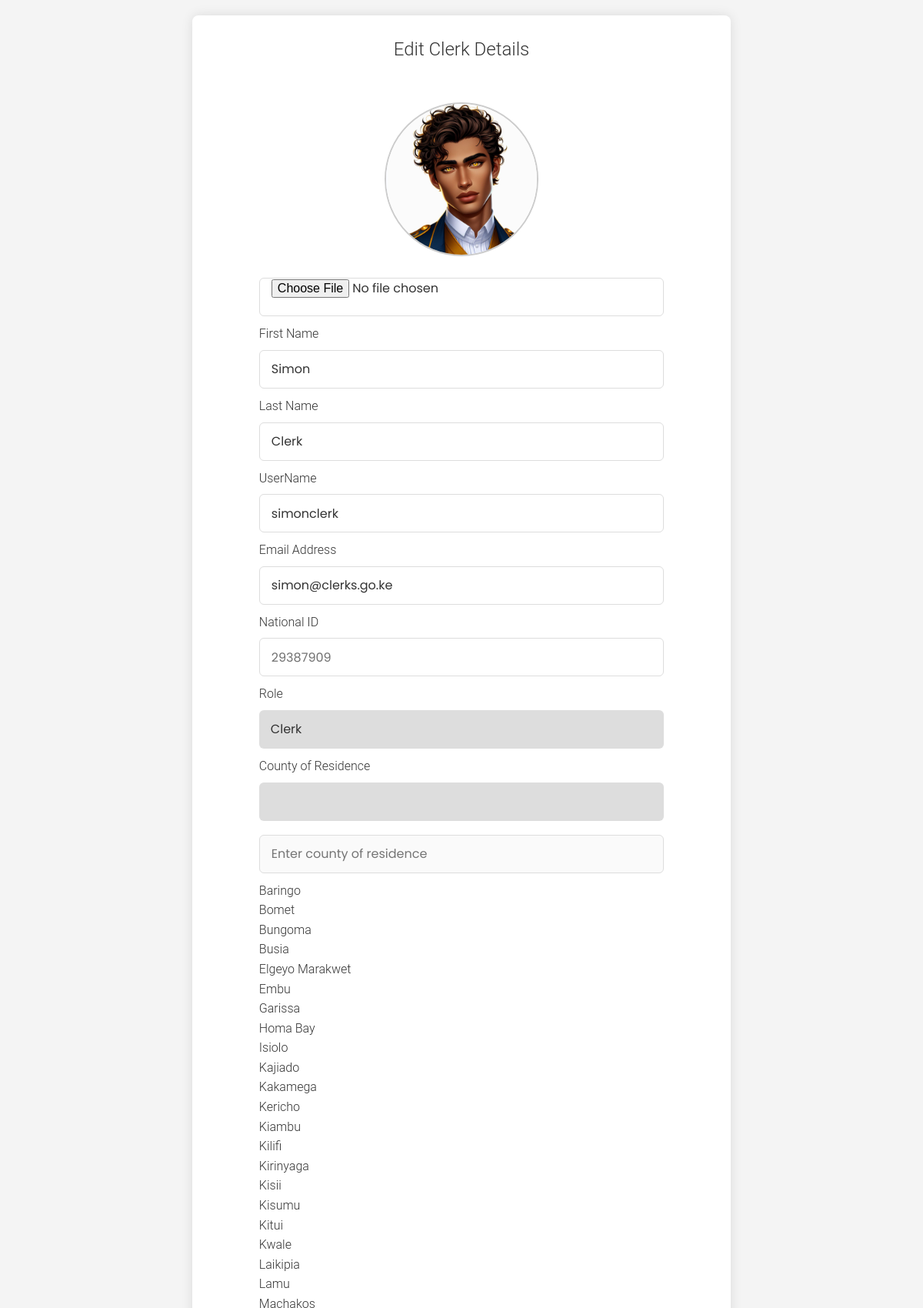
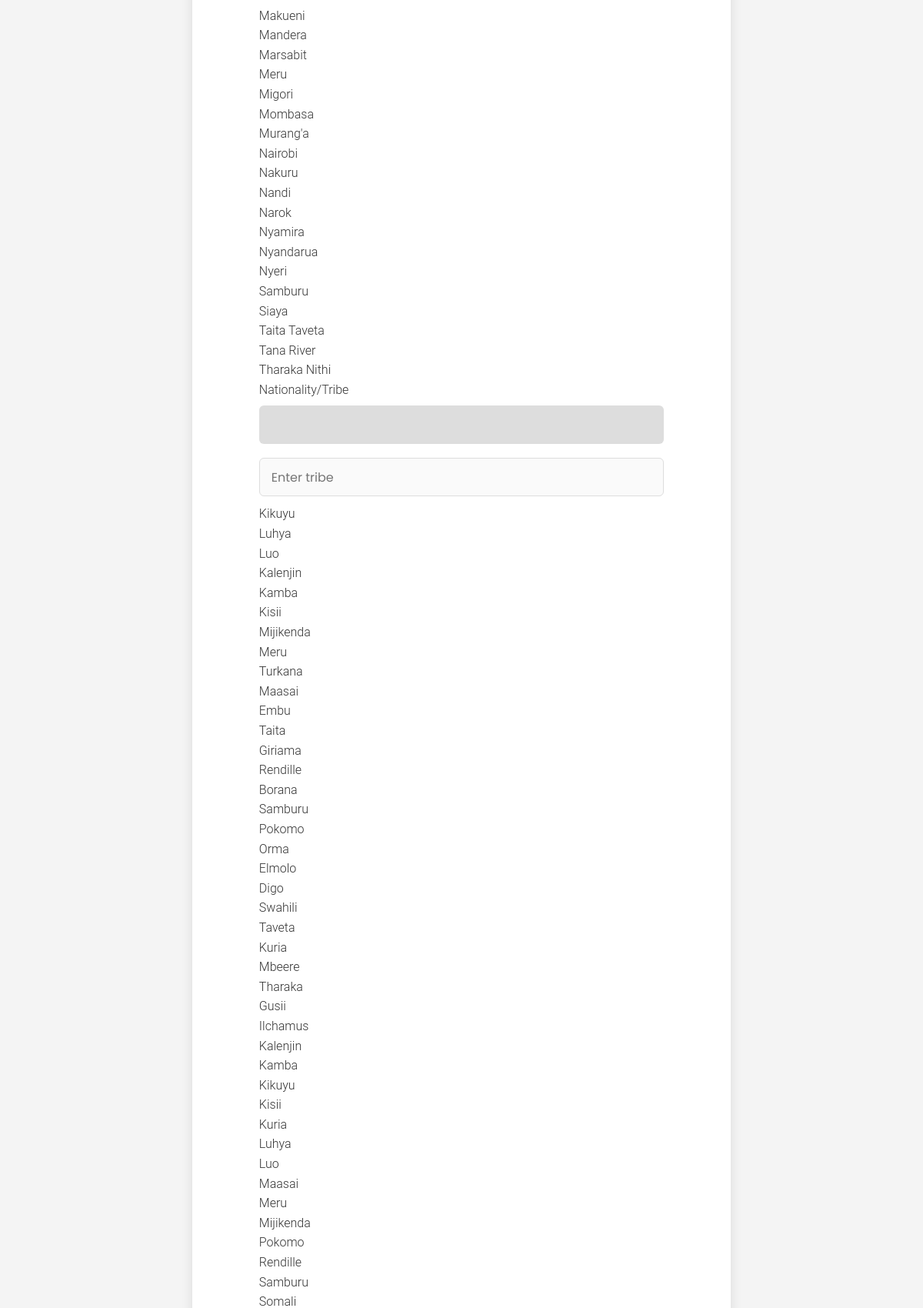
Screenshot of /admin-edit-clerk/2 (signed in, upper part) with the database file from the repository (2 pictures, top to bottom).
### court_proceedings_management_application/models.py (models this page shows, shortened)
class User(AbstractUser, PermissionsMixin):
    ROLES = (
        ('admin', 'Admin'),
        ('clerk', 'Clerk'),
        ('judge', 'Judge'),
        ('participant', 'Participant'),
        ('lawyer', 'Lawyer'),
    )
    COUNTY_CHOICES = (
        ('Baringo', 'Baringo'),
        ('Bomet', 'Bomet'),
        ('Bungoma', 'Bungoma'),
        ('Busia', 'Busia'),
        ('Elgeyo Marakwet', 'Elgeyo Marakwet'),
        ('Embu', 'Embu'),
        ('Garissa', 'Garissa'),
        ('Homa Bay', 'Homa Bay'),
        ('Isiolo', 'Isiolo'),
        ('Kajiado', 'Kajiado'),
        ('Kakamega', 'Kakamega'),
        ('Kericho', 'Kericho'),
        ('Kiambu', 'Kiambu'),
        ('Kilifi', 'Kilifi'),
        ('Kirinyaga', 'Kirinyaga'),
        ('Kisii', 'Kisii'),
        ('Kisumu', 'Kisumu'),
        ('Kitui', 'Kitui'),
        ('Kwale', 'Kwale'),
        ('Laikipia', 'Laikipia'),
        ('Lamu', 'Lamu'),
        ('Machakos', 'Machakos'),
        ('Makueni', 'Makueni'),
        ('Mandera', 'Mandera'),
        ('Marsabit', 'Marsabit'),
        ('Meru', 'Meru'),
        ('Migori', 'Migori'),
        ('Mombasa', 'Mombasa'),
        ('Murang\'a', 'Murang\'a'),
        ('Nairobi', 'Nairobi'),
        ('Nakuru', 'Nakuru'),
        ('Nandi', 'Nandi'),
        ('Narok', 'Narok'),
        ('Nyamira', 'Nyamira'),
        ('Nyandarua', 'Nyandarua'),
        ('Nyeri', 'Nyeri'),
        ('Samburu', 'Samburu'),
        ('Siaya', 'Siaya'),
        ('Taita Taveta', 'Taita Taveta'),
        ('Tana River', 'Tana River'),
        ('Tharaka Nithi', 'Tharaka Nithi'),
    )
    TRIBE_CHOICES = (
        ('Kikuyu', 'Kikuyu'),
        ('Luhya', 'Luhya'),
        ('Luo', 'Luo'),
        ('Kalenjin', 'Kalenjin'),
        ('Kamba', 'Kamba'),
        ('Kisii', 'Kisii'),
        ('Mijikenda', 'Mijikenda'),
        ('Meru', 'Meru'),
        ('Turkana', 'Turkana'),
        ('Maasai', 'Maasai'),
        ('Embu', 'Embu'),
        ('Taita', 'Taita'),
        ('Giriama', 'Giriama'),
        ('Rendille', 'Rendille'),
        ('Borana', 'Borana'),
        ('Samburu', 'Samburu'),
        ('Pokomo', 'Pokomo'),
        ('Orma', 'Orma'),
        ('Elmolo', 'Elmolo'),
        ('Digo', 'Digo'),
        ('Swahili', 'Swahili'),
        ('Taveta', 'Taveta'),
        ('Kuria', 'Kuria'),
        ('Mbeere', 'Mbeere'),
        ('Tharaka', 'Tharaka'),
        ('Gusii', 'Gusii'),
        ('Ilchamus', 'Ilchamus'),
        ('Kalenjin', 'Kalenjin'),
        ('Kamba', 'Kamba'),
        ('Kikuyu', 'Kikuyu'),
        ('Kisii', 'Kisii'),
        ('Kuria', 'Kuria'),
        ('Luhya', 'Luhya'),
        ('Luo', 'Luo'),
        ('Maasai', 'Maasai'),
        ('Meru', 'Meru'),
        ('Mijikenda', 'Mijikenda'),
        ('Pokomo', 'Pokomo'),
        ('Rendille', 'Rendille'),
        ('Samburu', 'Samburu'),
        ('Somali', 'Somali'),
        ('Swahili', 'Swahili'),
        ('Taita', 'Taita'),
        ('Taveta', 'Taveta'),
        ('Tharaka', 'Tharaka'),
        ('Turkana', 'Turkana'),
        ('Gabra', 'Gabra'),
        ('Giriama', 'Giriama'),
    )
    GENDER_CHOICES = (
        ('male', 'Male'),
        ('female', 'Female'),
        ('prefer not to say', 'Prefer not to say'),
    )
    profile_image = models.ImageField(upload_to='profile_images/', null=True, blank=True, default='profile_images'
                                                                                                  '/default.png')
    user_id = models.CharField(max_length=30, unique=True)
    first_name = models.CharField(max_length=30)
    last_name = models.CharField(max_length=30, null=True, blank=True)
    username = models.CharField(max_length=30, unique=True)
    email = models.EmailField(unique=True)
    role = models.CharField(max_length=30, choices=ROLES, default='observer')
    national_id = models.IntegerField(unique=True)
    county_of_residence = models.CharField(max_length=30, choices=COUNTY_CHOICES, default='Nairobi')
    phone_number = models.CharField(max_length=15, blank=True)
    gender = models.CharField(max_length=30, choices=GENDER_CHOICES, default='prefer not to say')
    tribe = models.CharField(max_length=30, choices=TRIBE_CHOICES, default='Kikuyu')
    date_of_birth = models.DateField()
    address = models.CharField(max_length=255)
    password = models.CharField(max_length=30)
    is_active = models.BooleanField(default=True)
    is_staff = models.BooleanField(default=False)
    is_superuser = models.BooleanField(default=False)
    date_joined = models.DateTimeField(auto_now_add=True)
    created_by = models.ForeignKey('self', on_delete=models.SET_NULL, null=True, blank=True)
    is_approved = models.BooleanField(default=False)
    courts = models.ManyToManyField('Court', related_name='users', blank=True)

### court_proceedings_management_application/views.py (the view, shortened to what this page needs)
# urls.py: path('admin-edit-clerk/<int:user_id>', views.AdminEditClerkView.as_view(), name='admin-edit-clerk'),
class AdminEditClerkView(View):
    def __init__(self, *args, **kwargs):
        super().__init__(*args, **kwargs)
        self.registration_service = RegistrationService(AdminService(), ClerkService())
        self.user_service = UserService()
        self.court_service = CourtService()
    def get(self, request, user_id):
        counties = self.user_service.get_counties()
        tribes = self.user_service.get_tribes()
        court_objects = self.court_service.get_all_courts()
        user = request.user
        user_info = self.user_service.get_user_info(user.username)
        try:
            clerk = self.user_service.get_user_by_id(user_id)
        except UserDoesNotExist:
            messages.error(request, 'Clerk not found', extra_tags='toast')
            return redirect('admin-manage-clerk')
        context = {
            'counties': counties,
            'user_info': user_info,
            'clerk': clerk,
            'tribes': tribes,
            'court_objects': court_objects,
        }
        return render(request, 'admin-edit-clerk.html', context)

### court_proceedings_management_application/interfaces/court_database.py (called while the page is built)
    def get_all_courts(self):
        return Court.objects.all()

### court_proceedings_management_application/interfaces/court_service.py (called while the page is built)
    def get_all_courts(self):
        return self.court_database.get_all_courts()

### court_proceedings_management_application/interfaces/user_database.py (called while the page is built)
    def get_user_info(self, username):
        try:
            return get_object_or_404(User, username=username)
        except User.DoesNotExist:
            return UserDoesNotExist(f'User with username {username} does not exist')

    def get_user_by_id(self, user_id):
        try:
            return User.objects.get(id=user_id)
        except User.DoesNotExist:
            return UserDoesNotExist(f'User with id {user_id} does not exist')

    def get_counties(self):
        counties = User.COUNTY_CHOICES
        return counties

    def get_tribes(self):
        tribes = User.TRIBE_CHOICES
        return tribes

### court_proceedings_management_application/interfaces/user_service.py (called while the page is built)
    def get_user_info(self, username):
        try:
            return self.user_database.get_user_info(username)
        except UserDoesNotExist as e:
            print(e)
            return None

    def get_user_by_id(self, user_id):
        try:
            return self.user_database.get_user_by_id(user_id)
        except UserDoesNotExist as e:
            print(e)
            return None

    def get_counties(self):
        return self.user_database.get_counties()

    def get_tribes(self):
        return self.user_database.get_tribes()

### templates/admin-edit-clerk.html (shortened to what this page needs)
{% load static %}
<!DOCTYPE html>
<html lang="en">
<head>
    <link rel="stylesheet" href="{% static 'styles/main.css' %}">
    <link rel="stylesheet" href="https://cdnjs.cloudflare.com/ajax/libs/font-awesome/5.15.2/css/all.min.css"/>
</head>
<body>
<main>
    <section class="form-container">
        <header>Edit Clerk Details</header>
        <form action="{% url 'admin-edit-clerk' user_id=clerk.id %}" method="post" class="form"
              enctype="multipart/form-data">
            <div class="container image-container">
                <img id="output" class="image-view" width="200" src="{{ clerk.profile_image.url }}"
                     style="border-radius: 50%"/>
            </div>
            <input type="file" id="profile_image" name="profile_image" accept="image/*" onchange="loadFile(event)"
                   class="form-field form-font">
            <div class="input-box">
                <label>First Name</label>
                <input type="text" name="first_name" placeholder="Enter first name" required
                       class="form-field form-font" value="{{ clerk.first_name }}"/>
            </div>
            <div class="input-box">
                <label>Last Name</label>
                <input type="text" name="last_name" placeholder="Enter last name" required
                       class="form-field form-font" value="{{ clerk.last_name }}"/>
            </div>
            <div class="input-box">
                <label>UserName</label>
                <input type="text" name="username" placeholder="Enter username" required class="form-field form-font"
                       value="{{ clerk.username }}"/>
            </div>
            <div class="input-box">
                <label>Email Address</label>
                <input type="email" name="email" placeholder="Enter email address" required
                       class="form-field form-font" value="{{ clerk.email }}"/>
            </div>
            <div class="input-box">
                <label>National ID</label>
                <input type="number" name="national_id" placeholder="Enter ID Number" required
                       class="form-field form-number form-font" value="{{ clerk.national_id }}"/>
            </div>
            <div class="input-box">
                <label>Role</label>
                <select name="role" class="form-field form-dropdown form-font">
                    <option value="clerk" onclick="roleDescription()">Clerk</option>
                </select>
            </div>
            <div class="input-box">
                <label>County of Residence</label>
                <select name="county_of_residence" class="form-field form-dropdown form-font" required>
                    <input type="text" name="county_of_residence" placeholder="Enter county of residence" required
                           class="form-field form-font" disabled/>
                    {% for county in counties %}
                        <option value="{{ county.0 }}">{{ county.1 }}</option>
                    {% endfor %}
                </select>
            </div>
            <div class="input-box">
                <label>Nationality/Tribe</label>
                <select name="tribe" class="form-field form-dropdown form-font" required>
                    <input type="text" name="tribe" placeholder="Enter tribe" required
                           class="form-field form-font" disabled/>
                    {% for tribe in tribes %}
                        <option value="{{ tribe.0 }}">{{ tribe.1 }}</option>
                    {% endfor %}
                </select>
            </div>
        </form>
    </section>
</main>
<link href="https://cdnjs.cloudflare.com/ajax/libs/cropperjs/1.5.12/cropper.min.css" rel="stylesheet">
</body>
</html>

### static/styles/main.css (style rules this page uses)
main { margin-top: 20px; }
body { font-family: 'Roboto Light', sans-serif; font-size: 16px; line-height: 1.6; color: #333; background-color: #f4f4f4; }
* { margin: 0; padding: 0; box-sizing: border-box; }
.container { width: 80%; overflow: hidden; display: flex; flex-direction: column; align-items: center; justify-content: center; margin: 20px auto; }
.image-container { border: none !important; }
.image-view { border: solid 2px #cccccc; }
.form-container { overflow: hidden; display: flex; flex-direction: column; align-items: center; justify-content: center; margin: 20px auto; position: relative; max-width: 700px; width: 100%; background: #fff; padding: 25px; border-radius: 8px; box-shadow: 0 0 15px rgba(0, 0, 0, 0.1); }
.form-container header { font-size: 1.5rem; color: #333; font-weight: 500; text-align: center; }
.form-container .form { margin-top: 30px; }
.form-field { position: relative; height: 50px; width: 100%; outline: none; font-size: 1rem; color: #707070; margin-top: 8px; border: 1px solid #ddd; border-radius: 6px; padding: 0 15px; margin-bottom: 10px; }
.form-dropdown { position: relative; height: 50px; width: 100%; outline: none; border: none; color: #707070; font-size: 1rem; background: #ddd url('https://cdnjs.cloudflare.com/ajax/libs/font-awesome/5.15.2/css/all.min.css') no-repeat right 10px center; -webkit-appearance: none; -moz-appearance: none; appearance: none; }
.form-font { font-family: 'Poppins', sans-serif; color: #333; }
.form-number { position: relative; height: 50px; width: 100%; outline: none; font-size: 1rem; color: #707070; margin-top: 8px; border: 1px solid #ddd; border-radius: 6px; padding: 0 15px; }

### rows the page displays
User: profile_image (picture), first_name "Simon", last_name "Clerk", username "simonclerk", email "simon@clerks.go.ke", national_id "29387909"
